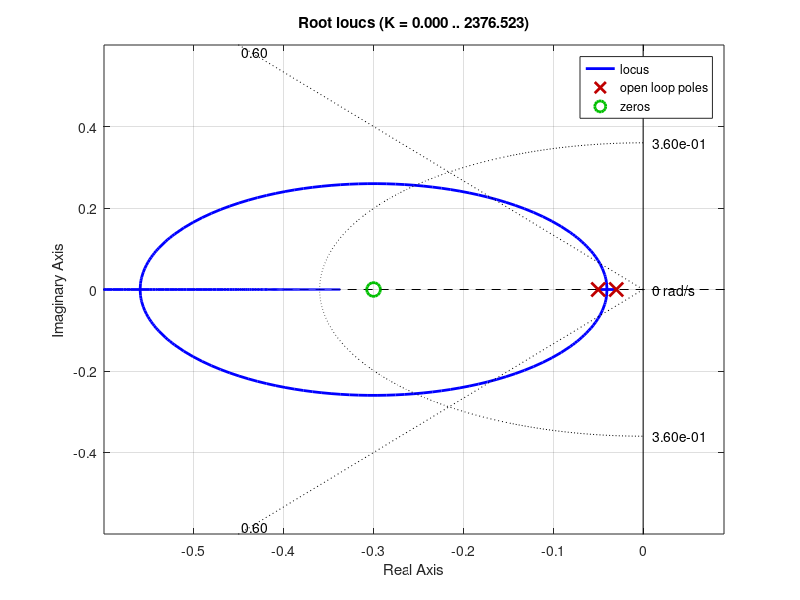

Write the MATLAB code that produced this figure. (Note: this script raises an error after producing the figure.)
clc;
clear all;
m =1000;
b=50;
u =10;
z0= 0.3;
p0 =0.03,
num = [1];
den=[m b];
sys = tf(num,den);
controler = tf([1,z0],[1 p0])
rlocus(sys*controler)
axis([-0.6 0 -0.6 0.6])
sgrid(0.6,0.36)
[k,poles] = rlocfind(sys*controler)
sys_cl = feedback(k*sys*controler,1)
t = 0:0.01:20
step(u*sys_cl,t)
axis([0 20 0 10])